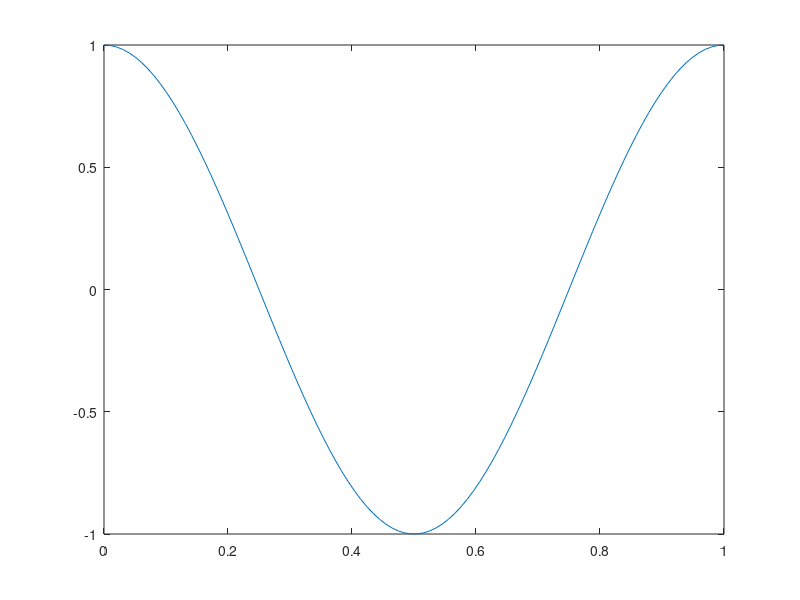

MATLAB code to generate this figure:
% Regression test function (black box) for cos
% This function is autogenerated by helpgen.py
function bbtest_success = bbtest_mathfunctions_cos
  bbtest_success = 1;
NumErrors = 0;
try
  x = linspace(0,1);
catch
  NumErrors = NumErrors + 1;
end
try
  plot(x,cos(2*pi*x))
catch
  NumErrors = NumErrors + 1;
end
try
  mprint('cosplot');
catch
  NumErrors = NumErrors + 1;
end
if (NumErrors ~= 0) bbtest_success = 0; return; end
